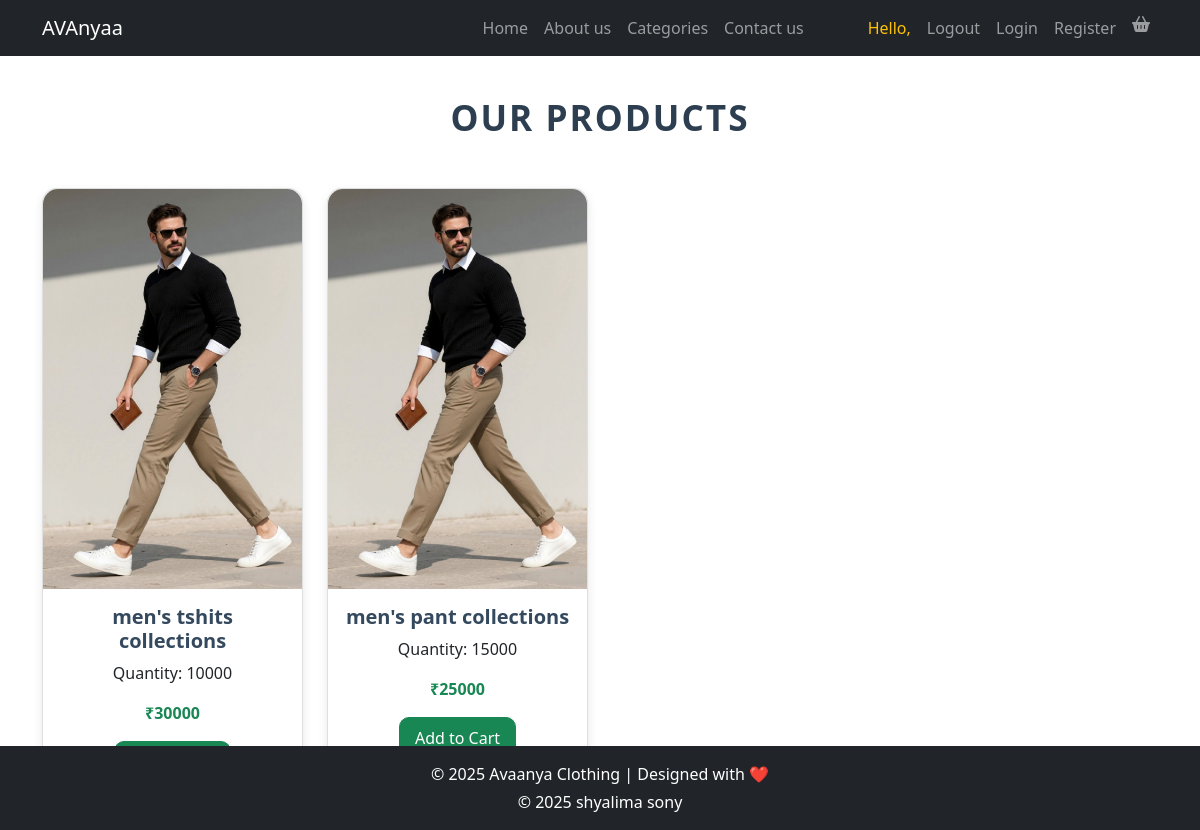
The page /product/13/ on the database as committed earlier.
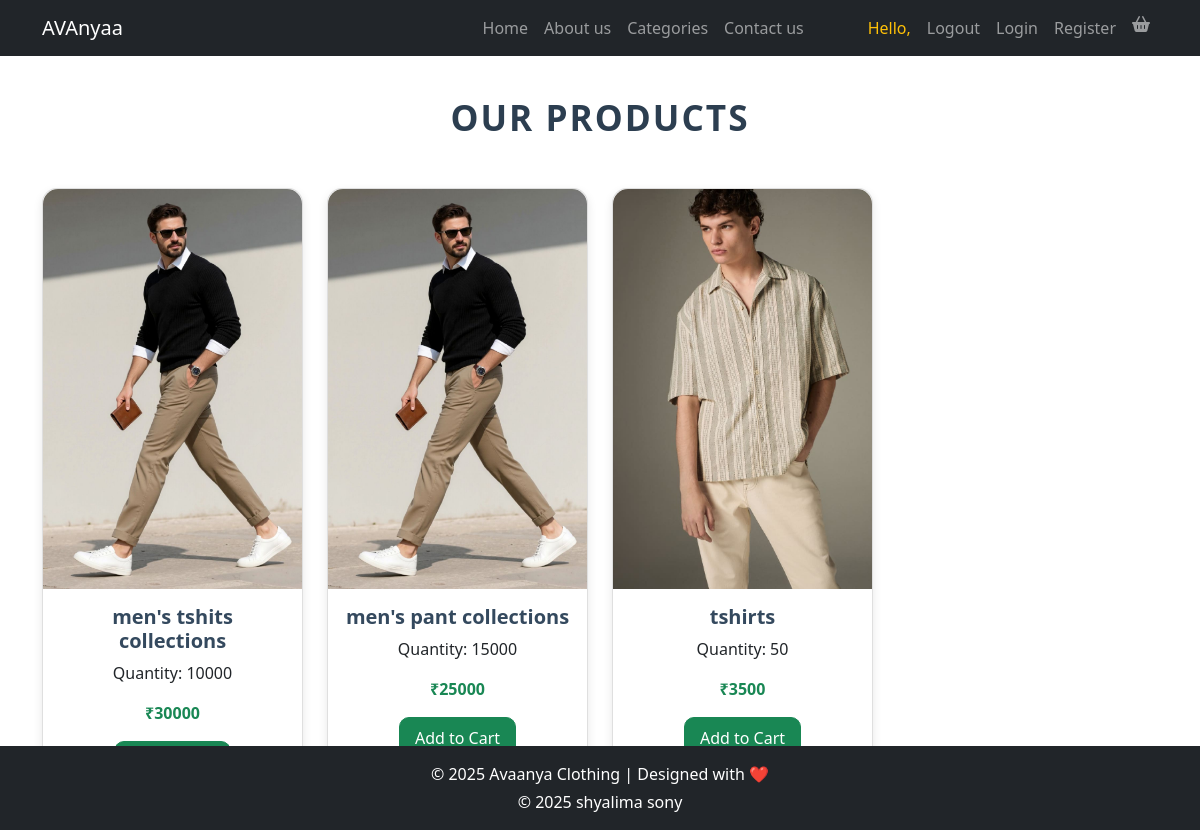
The same page on the database as committed later.
### backend/models.py (models this page shows)
class protable(models.Model):
    category = models.ForeignKey(pro_category, on_delete=models.CASCADE)
    pro_name=models.CharField(max_length=50)
    qty=models.IntegerField()
    price = models.IntegerField()
    p_image=models.ImageField(upload_to="product_image")

### frontend/views.py (the view)
# urls.py: path('product/<int:cat_id>/', product, name='product'),
def product(request, cat_id):
    category = get_object_or_404(pro_category, id=cat_id)
    products = protable.objects.filter(category=category)
    return render(request, "product.html", {"category": category, "products": products})

### frontend/context_processors.py (called while the page is built)
def cart_count(request):
    if request.user.is_authenticated:
        count = Cart.objects.filter(user=request.user).count()
    else:
        count = 0
    return {'cart_count': count}

### frontend/templates/product.html (shortened to what this page needs)
{% extends 'index.html' %}
{% block content %}
<h1 class="product-heading">Our Products</h1>
<div class="container">
  <div class="row">
    {% for i in products %}
      <div class="col-lg-3 col-md-4 col-sm-6 d-flex justify-content-center">
        <div class="card" style="width: 18rem;">
          <img src="{{ i.p_image.url }}" class="card-img-top" alt="{{ i.pro_name }}">
          <div class="card-body text-center">
            <h5 class="card-title">{{ i.pro_name }}</h5>
            <p class="card-text">Quantity: {{ i.qty }}</p>
            <p class="card-text text-success fw-bold">₹{{ i.price }}</p>
            <a href="{% url 'add_to_cart' i.id %}" class="btn btn-success">Add to Cart</a>
          </div>
        </div>
      </div>
    {% endfor %}
  </div>
</div>
{% endblock %}

Rows that differ between the two databases and show on the page:
added protable: p_image (picture), pro_name "tshirts", qty "50", price "3500"
